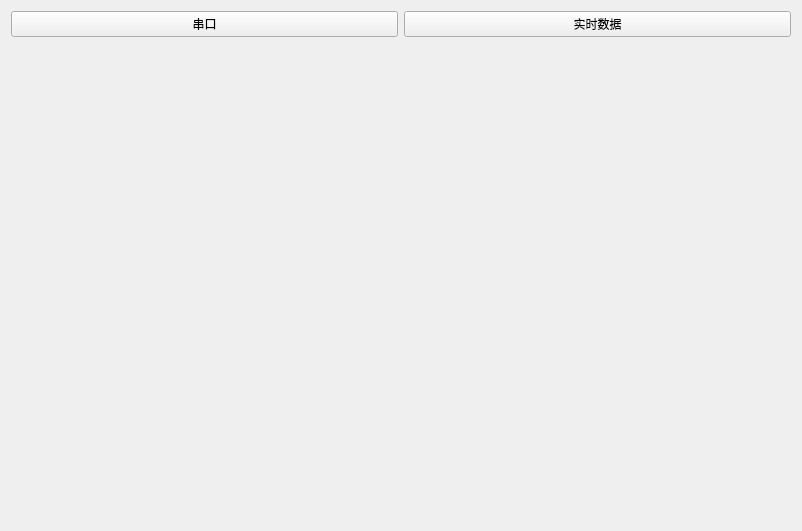
<?xml version="1.0" encoding="UTF-8"?>
<ui version="4.0">
 <class>MainGui</class>
 <widget class="QWidget" name="MainGui">
  <property name="geometry">
   <rect>
    <x>0</x>
    <y>0</y>
    <width>802</width>
    <height>531</height>
   </rect>
  </property>
  <property name="windowTitle">
   <string>MainGui</string>
  </property>
  <layout class="QHBoxLayout" name="horizontalLayout_2">
   <item>
    <layout class="QVBoxLayout" name="verticalLayout">
     <item>
      <layout class="QHBoxLayout" name="horizontalLayout" stretch="1,1">
       <item>
        <widget class="QPushButton" name="serialBtn">
         <property name="text">
          <string>串口</string>
         </property>
        </widget>
       </item>
       <item>
        <widget class="QPushButton" name="plotBtn">
         <property name="text">
          <string>实时数据</string>
         </property>
        </widget>
       </item>
      </layout>
     </item>
     <item>
      <widget class="QStackedWidget" name="stackedWidget">
       <widget class="QWidget" name="page"/>
       <widget class="QWidget" name="page_2"/>
      </widget>
     </item>
    </layout>
   </item>
  </layout>
 </widget>
 <layoutdefault spacing="6" margin="11"/>
 <resources/>
 <connections/>
</ui>
